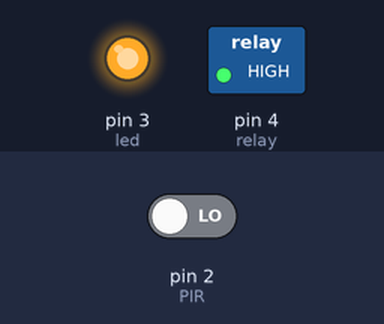
This sketch was run on a simulated Arduino Uno, built with avr-gcc and run on an emulated ATmega328P. Shown: switched loads named in the sketch (green lamp = pin HIGH), output pins drawn as LEDs (lit = HIGH). Inputs (shaded band) come from the test bench; at power-on: pin 2 (PIR) LOW. What the sketch prints to the serial monitor is not drawn.

Above: at 4.2 s.
4.3 s: pin 2 (PIR) driven HIGH
Timing chart, 0 to 7.3 s (numbered marks = the images above; inputs shaded):
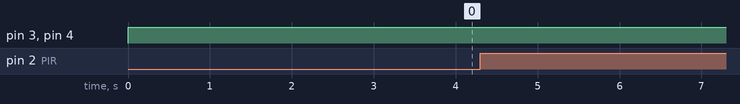

The sketch:

MoveSensor_relay.ino
```cpp
// At the begining relay is "open" (there is a signal going to it).
// After specified time when there is no move around, program will close relay.
// If any move appear counting to end starts from beginning
// In that case relay works in NO state

int PIR = 2; // Motion sensor
int led = 3; // LED signals relay is open
int relay = 4; // Relay

int moveFound;

unsigned long myTime;
unsigned long endTime;
unsigned long ONTime = 5000; // After that time relay will close

void setup()
{
  Serial.begin(9600);
  pinMode(PIR, INPUT);
  pinMode(led, OUTPUT);
  pinMode(relay, OUTPUT);
}

void loop()
{
  myTime = millis();
  endTime = millis() + ONTime;

  digitalWrite(led, HIGH);
  digitalWrite(relay, HIGH);
  Serial.println("Works");

  while (myTime < endTime)
  {
    myTime = millis();
    moveFound = digitalRead(PIR);
    if (moveFound == HIGH)
      {
        endTime = millis() + ONTime;
      }
  }

  digitalWrite(led, LOW);
  digitalWrite(relay, LOW);
  Serial.println("No power");

  moveFound = digitalRead(PIR);
  while(moveFound == LOW)
  {
    moveFound = digitalRead(PIR);
  }


}
```

Measured:
- after the input at 4.3 s, pin 3 (led), pin 4 (relay): stays HIGH (without the input it goes to LOW after 0.70 s)
